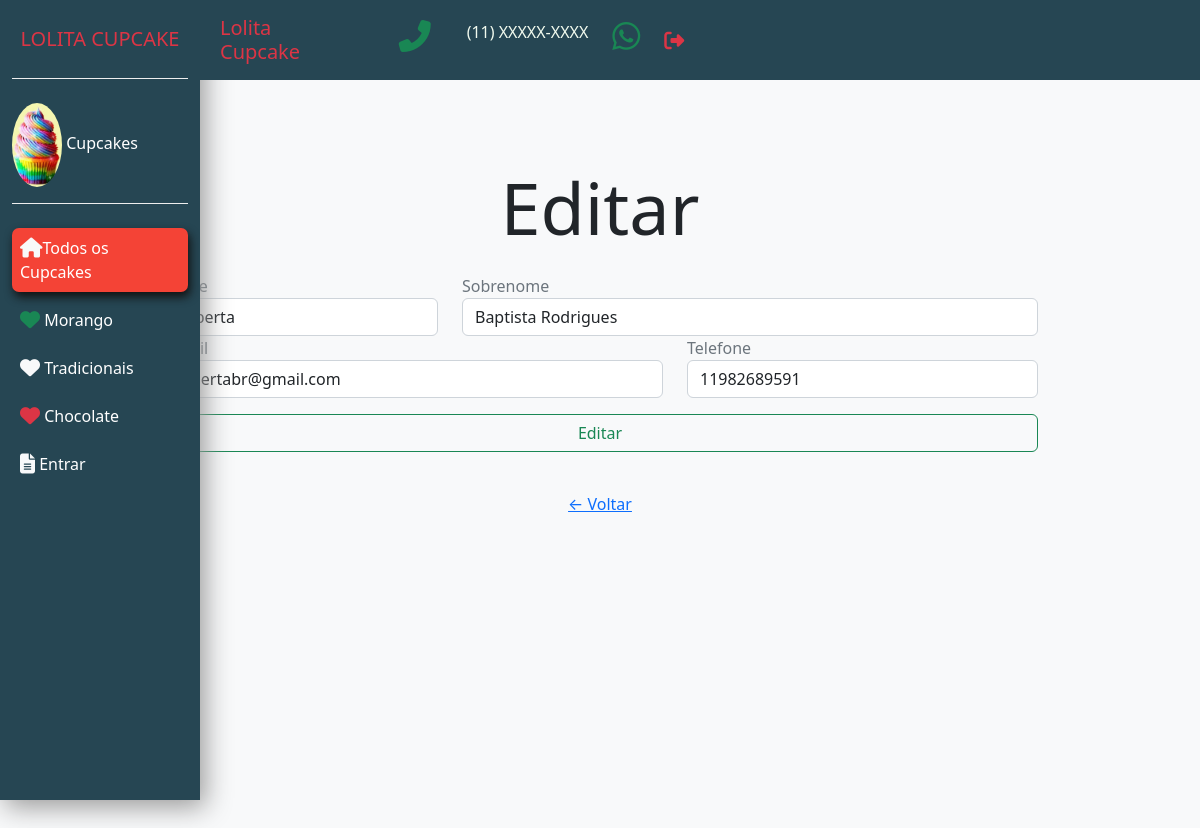
The page /contato/edit/1 on the database as committed earlier.
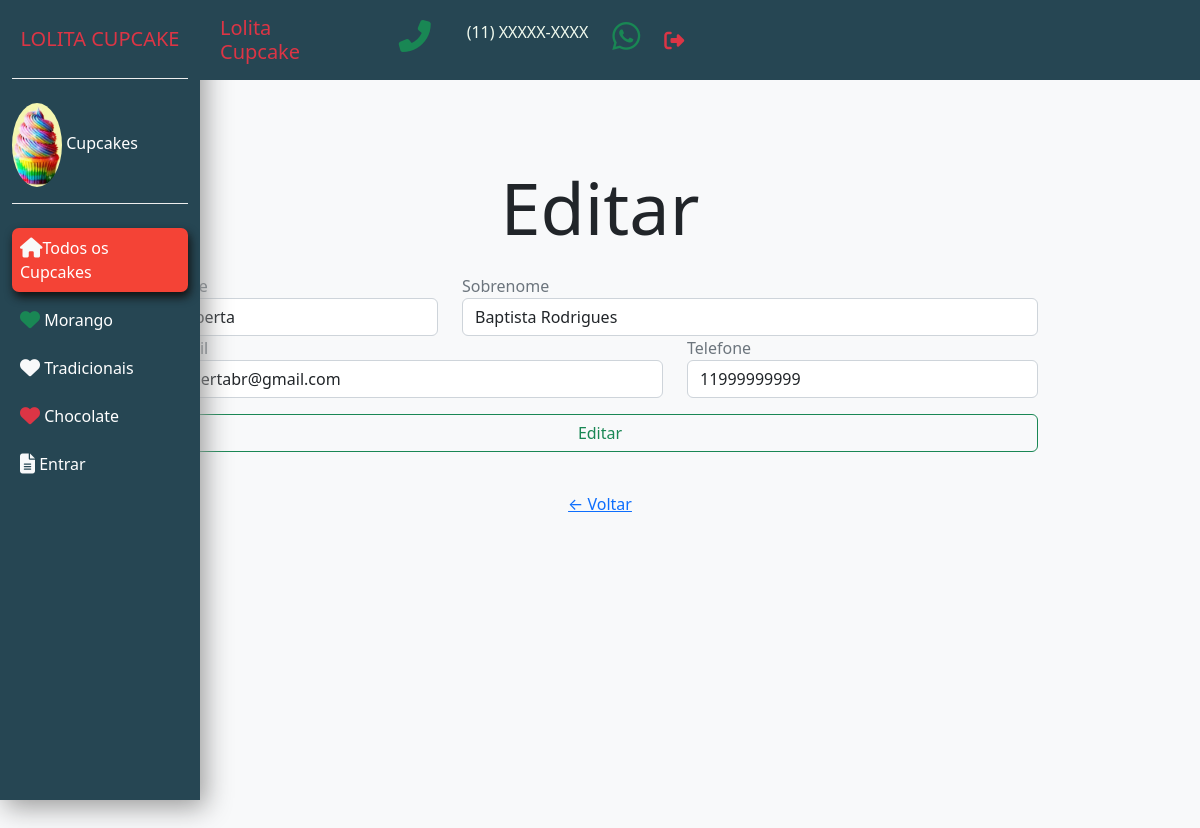
The same page on the database as committed later.
### UCS/models.py (models this page shows, shortened)
class Contato(database.Model):
    id = database.Column(database.Integer, primary_key=True)
    nome = database.Column(database.String, nullable = False)
    sobrenome = database.Column(database.String, nullable=False)
    email = database.Column(database.String, nullable=False)
    telefone = database.Column(database.String, nullable=False)
    data_criacao = database.Column(database.DateTime, nullable=False, default=datetime.utcnow)

### UCS/routes.py (the view, shortened to what this page needs)
@app.route('/contato/edit/<row_id>', methods=['GET', 'POST'])
def contato_edit(row_id):
    form = FormContato()
    contato = Contato.query.get(row_id)
    if request.method == 'GET':
        form.nome.data = contato.nome
        form.sobrenome.data = contato.sobrenome
        form.email.data = contato.email
        form.telefone.data = contato.telefone
    return render_template('/contato/edit.html', contato=contato, form=form)

### UCS/forms.py
class FormContato(FlaskForm):
    nome = StringField('Nome', validators =[DataRequired(message='Digite o nome do usuário')])
    sobrenome = StringField('Sobrenome', validators =[DataRequired(message='Digite o sobrenome do usuário ')])
    email = StringField('E-mail', validators=[DataRequired(), Email()])
    telefone = StringField('Telefone', validators=[DataRequired(message='Digite um telefone válido')])
    botao_submit = SubmitField('Cadastrar Contato')

### UCS/templates/contato/edit.html (shortened to what the changed rows need)
{% extends 'shared/base.html' %}
{% block body %}
<section class="p-5 bg-light">
    <div class="container">
        <div class="row mx-auto" style="height: 100vh;">
            <div class="col-sm-12 col-md-11 col-lg-10 mx-auto">
                        <div class="text-center mb-4" style="margin-top:100px">
                            <h1 class="display-2 texth1" >Editar</h1>
                        </div>
                        <form method="post" action="{{ url_for('contato_edit' , row_id = contato.id)}}" class="text-muted">
                            <div class="row">
                                <div class="col-sm-4">
                                    <div class="form-group">
                                         {{ form.nome.label(class="form-control-label") }}
                                          {% if form.nome.errors %}
                                                {{ form.nome(class = "form-control is-invalid") }}
                                                <div class="invalid-feedback">
                                                     {% for erro in form.nome.errors %}
                                                       {{ erro }}
                                                     {% endfor %}
                                                </div>
                                           {% else %}
                                                     {{ form.nome(class = "form-control") }}
                                           {% endif %}
                                    </div>
                                </div>
                                <div class="col-sm-8">
                                    <div class="form-group">
                                         {{ form.sobrenome.label(class="form-control-label") }}
                                          {% if form.sobrenome.errors %}
                                                {{ form.sobrenome(class = "form-control is-invalid") }}
                                                <div class="invalid-feedback">
                                                     {% for erro in form.sobrenome.errors %}
                                                       {{ erro }}
                                                     {% endfor %}
                                                </div>
                                           {% else %}
                                                     {{ form.sobrenome(class = "form-control") }}
                                           {% endif %}
                                    </div>
                                </div>
                            </div>
                            <div class="row">
                                <div class="col-sm-7">
                                    <div class="form-group">
                                         {{ form.email.label(class="form-control-label") }}
                                          {% if form.email.errors %}
                                                {{ form.email(class = "form-control is-invalid") }}
                                                <div class="invalid-feedback">
                                                     {% for erro in form.email.errors %}
                                                       {{ erro }}
                                                     {% endfor %}
                                                </div>
                                           {% else %}
                                                     {{ form.email(class = "form-control") }}
                                           {% endif %}
                                    </div>
                                </div>
                                <div class="col-sm-5">
                                    <div class="form-group">
                                         {{ form.telefone.label(class="form-control-label") }}
                                          {% if form.telefone.errors %}
                                                {{ form.telefone(class = "form-control is-invalid") }}
                                                <div class="invalid-feedback">
                                                     {% for erro in form.telefone.errors %}
                                                       {{ erro }}
                                                     {% endfor %}
                                                </div>
                                           {% else %}
                                                     {{ form.telefone(class = "form-control") }}
                                           {% endif %}
                                    </div>
                                </div>
                            </div>
                        </form>
                    </div>
                </div>
            </div>
</section>
{% endblock %}

Rows that differ between the two databases and show on the page:
changed Contato "Roberta": telefone "11982689591" → "11999999999"
